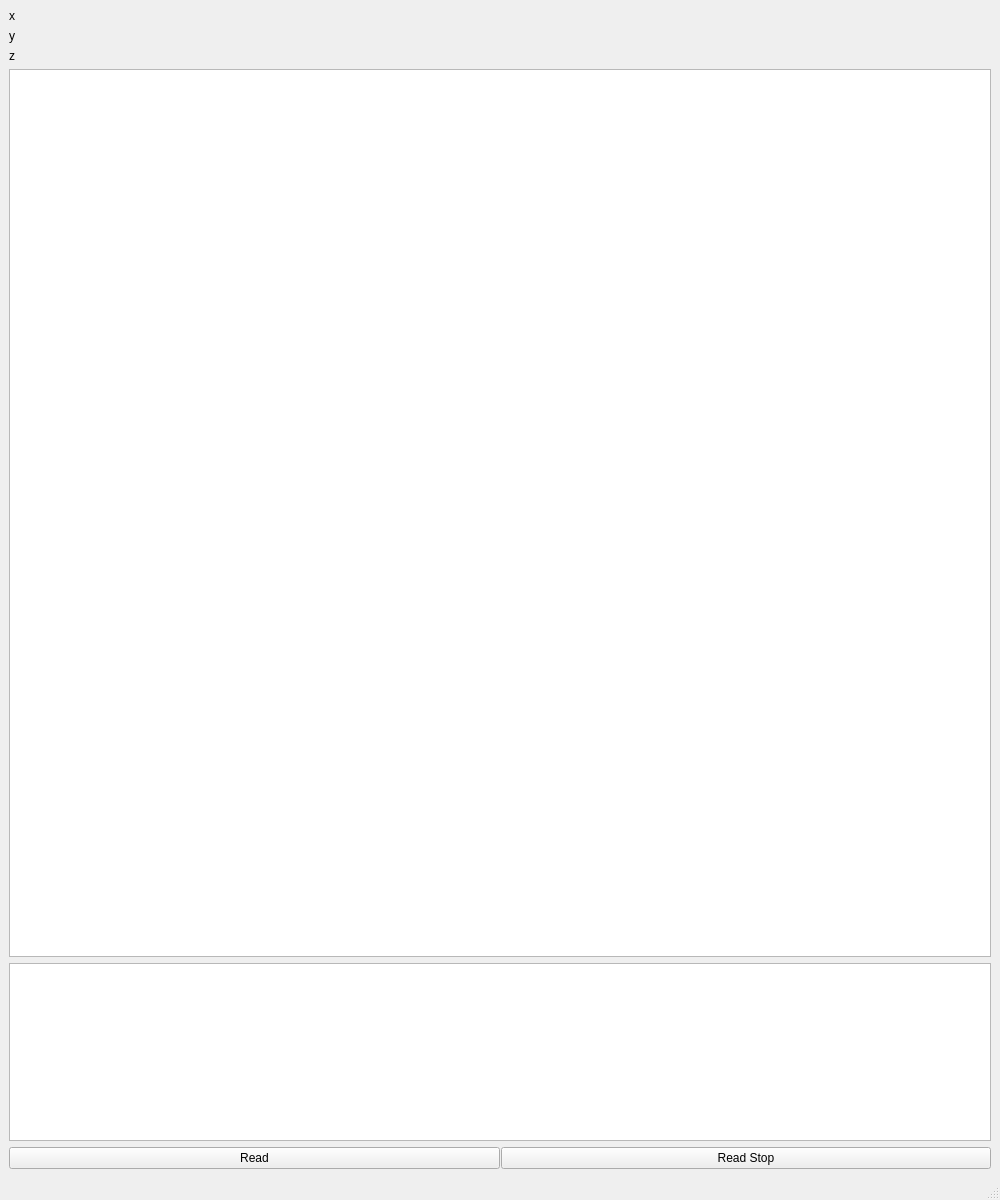
<?xml version="1.0" encoding="UTF-8"?>
<ui version="4.0">
 <class>MainWindow</class>
 <widget class="QMainWindow" name="MainWindow">
  <property name="geometry">
   <rect>
    <x>0</x>
    <y>0</y>
    <width>1000</width>
    <height>1200</height>
   </rect>
  </property>
  <property name="sizePolicy">
   <sizepolicy hsizetype="Preferred" vsizetype="Preferred">
    <horstretch>0</horstretch>
    <verstretch>10</verstretch>
   </sizepolicy>
  </property>
  <property name="windowTitle">
   <string>MainWindow</string>
  </property>
  <widget class="QWidget" name="centralwidget">
   <layout class="QVBoxLayout" name="verticalLayout">
    <item>
     <widget class="QLabel" name="lbY">
      <property name="text">
       <string>x</string>
      </property>
     </widget>
    </item>
    <item>
     <widget class="QLabel" name="lbX">
      <property name="text">
       <string>y</string>
      </property>
     </widget>
    </item>
    <item>
     <widget class="QLabel" name="lbZ">
      <property name="text">
       <string>z</string>
      </property>
     </widget>
    </item>
    <item>
     <widget class="qfi_AI" name="AI">
      <property name="sizePolicy">
       <sizepolicy hsizetype="Expanding" vsizetype="Expanding">
        <horstretch>0</horstretch>
        <verstretch>10</verstretch>
       </sizepolicy>
      </property>
     </widget>
    </item>
    <item>
     <widget class="QTextEdit" name="txtStatus">
      <property name="sizePolicy">
       <sizepolicy hsizetype="Expanding" vsizetype="Expanding">
        <horstretch>0</horstretch>
        <verstretch>2</verstretch>
       </sizepolicy>
      </property>
     </widget>
    </item>
    <item>
     <layout class="QGridLayout" name="gridLayout">
      <property name="horizontalSpacing">
       <number>1</number>
      </property>
      <property name="verticalSpacing">
       <number>2</number>
      </property>
      <item row="3" column="0">
       <widget class="QPushButton" name="btnRead">
        <property name="text">
         <string>Read</string>
        </property>
        <property name="checkable">
         <bool>false</bool>
        </property>
       </widget>
      </item>
      <item row="3" column="1">
       <widget class="QPushButton" name="btnReadStop">
        <property name="text">
         <string>Read Stop</string>
        </property>
       </widget>
      </item>
     </layout>
    </item>
   </layout>
  </widget>
  <widget class="QMenuBar" name="menubar">
   <property name="geometry">
    <rect>
     <x>0</x>
     <y>0</y>
     <width>1000</width>
     <height>34</height>
    </rect>
   </property>
  </widget>
  <widget class="QStatusBar" name="statusbar"/>
 </widget>
 <customwidgets>
  <customwidget>
   <class>qfi_AI</class>
   <extends>QGraphicsView</extends>
   <header location="global">qfi/qfi_AI.h</header>
  </customwidget>
 </customwidgets>
 <resources/>
 <connections/>
</ui>
